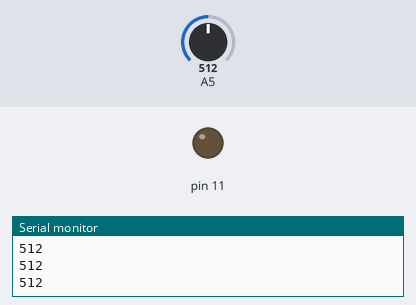
A sketch run on a simulated Arduino Uno, built with avr-gcc and run on an emulated ATmega328P. Shown: output pins drawn as LEDs (lit = HIGH), the last lines printed to the serial monitor. Dashed ring = blinking. The inputs (shaded band) are chosen by the test bench; at power-on: A5 = 512.

Above: at 1.2 s.
1.3 s: A5 set to 588
2.8 s: A5 set to 614
At 5.7 s:
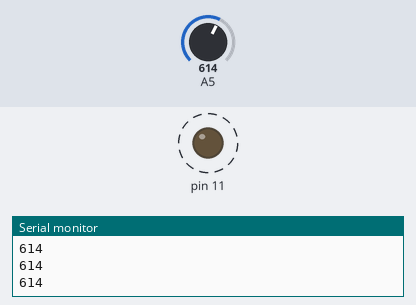
5.8 s: A5 set to 590
At 6.6 s:
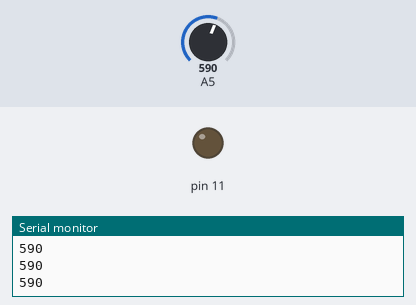
7.3 s: A5 set to 610
At 11.13 s:
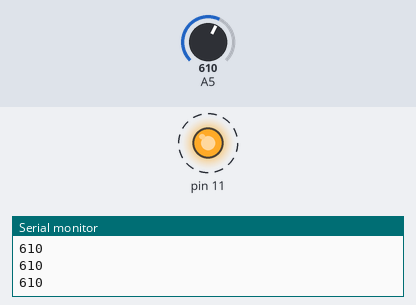
Timing chart, 0 to 11.3 s (numbered marks = the images above; inputs shaded):
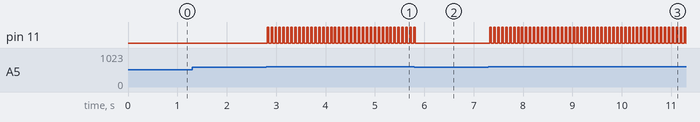

Measured:
- the behaviour switches between 599 and 600 on A5 (found by bisection; images 0 and 1)
- after the input at 2.8 s, pin 11: alternates HIGH for 0.03 s and LOW for 0.05 s, starting at once
- after the input at 5.8 s, pin 11: goes on until 5.8 s, then stays LOW
- after the input at 7.3 s, pin 11: alternates HIGH for 0.03 s and LOW for 0.05 s, starting at once

The sketch:

01_pulso.ino
```cpp
int pulso=0;
void setup() {
  // put your setup code here, to run once:
Serial.begin(115200);
pinMode(A5,INPUT);
pinMode(11,OUTPUT);
}

void loop() {
  // put your main code here, to run repeatedly:
  pulso=analogRead(A5);
  if(pulso>=600){

      digitalWrite(11,HIGH);
      delay(30);
      digitalWrite(11,LOW);
}
    delay(50);
    Serial.println(pulso);
}
```
